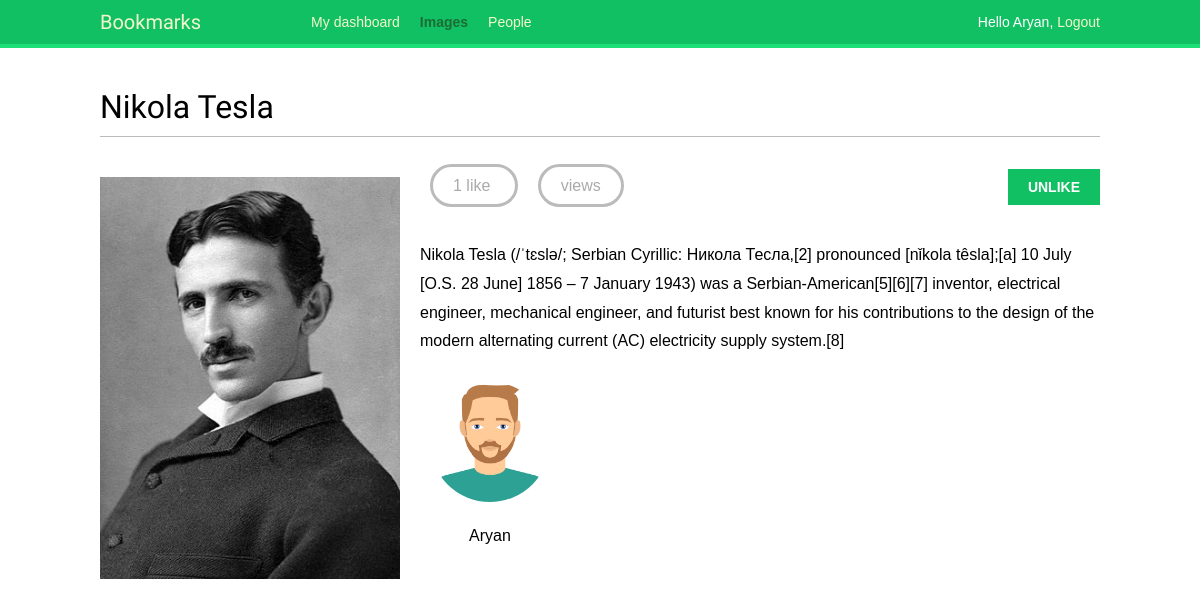
/images/detail/2/nikola-tesla/ (signed in), run on the app's committed database.
### images/models.py (models this page shows, shortened)
class Image(models.Model):
    user = models.ForeignKey(settings.AUTH_USER_MODEL,
                             related_name='images_created',
                             on_delete=models.CASCADE)
    title = models.CharField(max_length=200)
    slug = models.SlugField(max_length=200,
                            blank=True)
    url = models.URLField(max_length=2000)
    image = models.ImageField(upload_to='images/%Y/%m/%d/')
    description = models.TextField(blank=True)
    created = models.DateField(auto_now_add=True)
    users_like = models.ManyToManyField(settings.AUTH_USER_MODEL,
                                        related_name='images_liked',
                                        blank=True)
    total_likes = models.PositiveIntegerField(default=0)
    class Meta:
        indexes = [
            models.Index(fields=['-created']),
            models.Index(fields=['-total_likes']),
        ]
        ordering = ['-created']

### account/models.py (models this page shows, shortened)
class Profile(models.Model):
    user = models.OneToOneField(settings.AUTH_USER_MODEL,
                                on_delete=models.CASCADE)
    date_of_birth = models.DateField(blank=True, null=True)
    photo = models.ImageField(upload_to='users/%Y/%m/%d/',
                              blank=True)

### images/views.py (the view)
def image_detail(request, id, slug):
    image = get_object_or_404(Image, id=id, slug=slug)
    total_views = r.incr(f'image:{image.id}:views')
    r.zincrby('image_ranking', 1, image.id)
    return render(request,
                  'images/image/detail.html',
                  {'section': 'images',
                   'image': image,
                   'total_views': total_views})

### images/templates/images/image/detail.html (shortened to what this page needs)
{% extends "base.html" %}
{% block content %}
  <h1>{{ image.title }}</h1>
  {% load thumbnail %}
  <a href="{{ image.image.url }}">
    <img src="{% thumbnail image.image 300x0 %}" class="image-detail">
  </a>
  {% with total_likes=image.users_like.count users_like=image.users_like.all %}
    <div class="image-info">
      <div>
        <span class="count">
          <span class="total">{{ total_likes }}</span>
          like{{ total_likes|pluralize }}
        </span>
        <span class="count">
          {{ total_views }} view{{ total_views|pluralize }}
        </span>
        <a href="#" data-id="{{ image.id }}" data-action="{% if request.user in users_like %}un{% endif %}like"
    class="like button">
          {% if request.user not in users_like %}
            Like
          {% else %}
            Unlike
          {% endif %}
        </a>
      </div>
      {{ image.description|linebreaks }}
    </div>
    <div class="image-likes">
      {% for user in users_like %}
        <div>
          {% if user.profile.photo %}
            <img src="{{ user.profile.photo.url }}">
          {% endif %}
          <p>{{ user.first_name }}</p>
        </div>
      {% empty %}
        Nobody likes this image yet.
      {% endfor %}
    </div>
  {% endwith %}
{% endblock %}

### account/templates/base.html (shortened to what this page needs)
{% load static %}
<!DOCTYPE html>
<html>
<head>
  <link href="{% static "css/base.css" %}" rel="stylesheet">
</head>
<body>
  <div id="header">
    <span class="logo">Bookmarks</span>
    {% if request.user.is_authenticated %}
      <ul class="menu">
        <li {% if section == "dashboard" %}class="selected"{% endif %}>
          <a href="{% url "dashboard" %}">My dashboard</a>
        </li>
        <li {% if section == "images" %}class="selected"{% endif %}>
          <a href="{% url "images:list" %}">Images</a>
        </li>
        <li {% if section == "people" %}class="selected"{% endif %}>
          <a href="{% url "user_list" %}">People</a>
        </li>
      </ul>
    {% endif %}
    <span class="user">
      {% if request.user.is_authenticated %}
        Hello {{ request.user.first_name|default:request.user.username }},
        <a href="{% url "logout" %}">Logout</a>
      {% else %}
        <a href="{% url "login" %}">Log-in</a>
      {% endif %}
    </span>
  </div>
  <div id="content">
    {% block content %}
    {% endblock %}
  </div>
</body>
</html>

### account/static/css/base.css (style rules this page uses)
body { margin:0; padding:0; font-family:helvetica, sans-serif; }
p { line-height: 1.8; }
a { color:#12c064; text-decoration:none; }
h1, h2, h3, h4, h5 , h6 { font-family: 'Muli', sans-serif; font-weight:normal; }
h1 { border-bottom:1px solid #bbb; padding:0 0 10px 0; margin:10px 0 20px 0; }
#header { padding:10px 100px; font-size:14px; background:#12c064; color:#fff; border-bottom:4px solid #1cdf78; overflow:auto; }
#header .logo { font-family: 'Muli', sans-serif; float:left; color:#f3f7cc; font-size:20px; margin-right:10%; }
#header ul.menu { list-style:none; float:left; margin:0; padding:0; }
#header ul.menu li { float:left; padding:4px 10px; }
#header ul.menu li.selected a, #header ul.menu li.selected a:hover { color:#1b6d32; font-weight:bold; }
#header a { color:#f3f7cc; }
#header .user { float:right; padding-top:4px; }
#content { padding:30px 100px; }
input[type=submit], a.button { font-weight:bold; background:#12c064; color:#fff; padding:10px 20px; font-size:14px; text-transform:uppercase; }
.image-preview, .image-detail { max-width:300px; float:left; margin:0 20px 20px 0; }
.image-detail { margin-top:20px; }
.image-info div { padding:20px 0; overflow:auto; }
.count { color:#aaa; border:3px solid #bbb; border-radius:26px; padding:10px 20px; margin:20px 10px 0; }
a.like, a.follow { float:right; margin-top:-8px; }
.image-likes div { float:left; width:auto; padding:10px; text-align:center; }
.image-likes img { width:120px; height:120px; border-radius:50%; }

### data on the page
Image: title "Nikola Tesla", image (picture), description "Nikola Tesla (/ˈtɛslə/; Serbian Cyrillic: Никола Тесла,[2] pronounced [nǐkola têsla];[a] 10 July [O.S. 28 June] 1856 – 7 January 1943) was a Serbian-American[5][6][7] inventor, electrical engineer, mechanical engineer, and futurist best known for his contributions to the design of the modern alternating current (AC) electricity supply system.[8]"

### other printed values
{{ request.user.first_name|default:request.user.username }} "Aryan"
{{ total_likes }} "1"
{{ user.first_name }} "Aryan"
